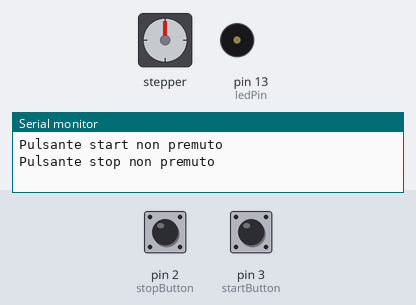
Recording of a sketch running on a simulated Arduino Uno, built with avr-gcc and run on an emulated ATmega328P. Shown: stepper motor, buzzer (waves = sounding), the last lines printed to the serial monitor. The inputs (shaded band) are chosen by the test bench; at power-on: pin 3 (startButton) LOW, pin 2 (stopButton) LOW. Stepper angles assume 1024 steps per turn.

Above: at 1.2 s.
1.3 s: pin 3 (startButton) pulled HIGH for 0.15 s
At 1.45 s:
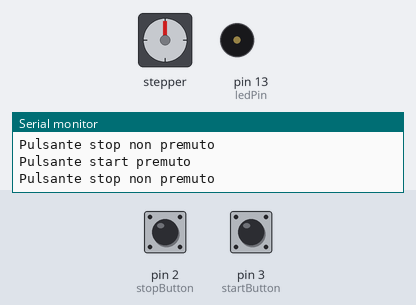
At 2.08 s:
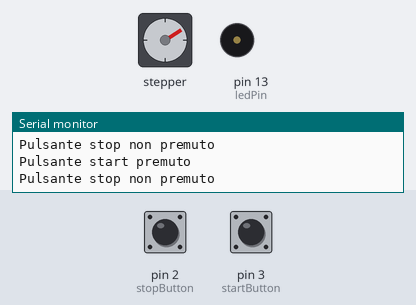
4.3 s: pin 3 (startButton) pulled HIGH for 3.2 s
At 4.6 s:
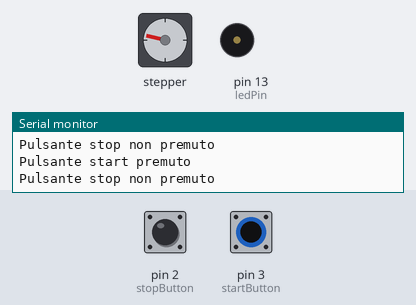
9.0 s: pin 3 (startButton) pulled HIGH for 1 s
Timing chart, 0 to 15.1 s (numbered marks = the images above; inputs shaded):
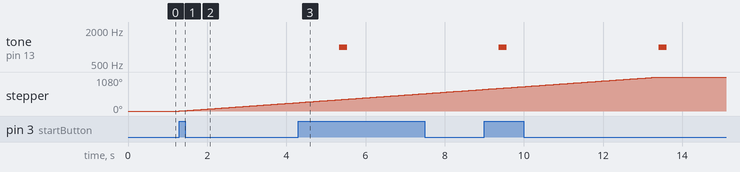

The sketch:

StepperStartNStopButton.ino
```cpp
/*
  Demo Alessandro
  5^B - Automazione
  Compito per il 03.05.2022
  Es. 25.2:
  Aggiungere all'esercizio precedente due pulsanti di controllo
  per lo start e per lo stop del motore.
  Indicare lo stato del pulsante sulla Serial Monitor.
 */
#include <Stepper.h>
const int stepsPerRevolution = 1024;
Stepper myStepper(stepsPerRevolution, 8, 10, 9, 11);
const int ledPin =  13;
int giro = 0;
const int startButton = 3;
const int stopButton = 2;

void setup() {
  attachInterrupt(digitalPinToInterrupt(2), arresto, RISING);
  myStepper.setSpeed(15);
  Serial.begin(9600);
  pinMode(ledPin, OUTPUT);
  pinMode(startButton, INPUT);
  pinMode(stopButton, INPUT);
  Serial.println("Pulsante start non premuto");
  Serial.println("Pulsante stop non premuto");
}

void loop() {
  if(digitalRead(startButton) == HIGH){
  Serial.println("Pulsante start premuto");
  Serial.println("Pulsante stop non premuto");
  myStepper.step(stepsPerRevolution);
  tone(ledPin, 1000, 200);
  giro++;
  Serial.println("Giri compiuti:");
  Serial.print(giro);
  Serial.println("");
  }
}

void arresto() {
  Serial.println("Pulsante start non premuto");
  Serial.println("Pulsante stop premuto");
}
```

Measured:
- after the input at 1.3 s, stepper: keeps turning clockwise at about 90°/s, starting at once
- by itself, tone on pin 13 (ledPin): alternates 1000 Hz for 0.20 s and silent for 3.8 s
